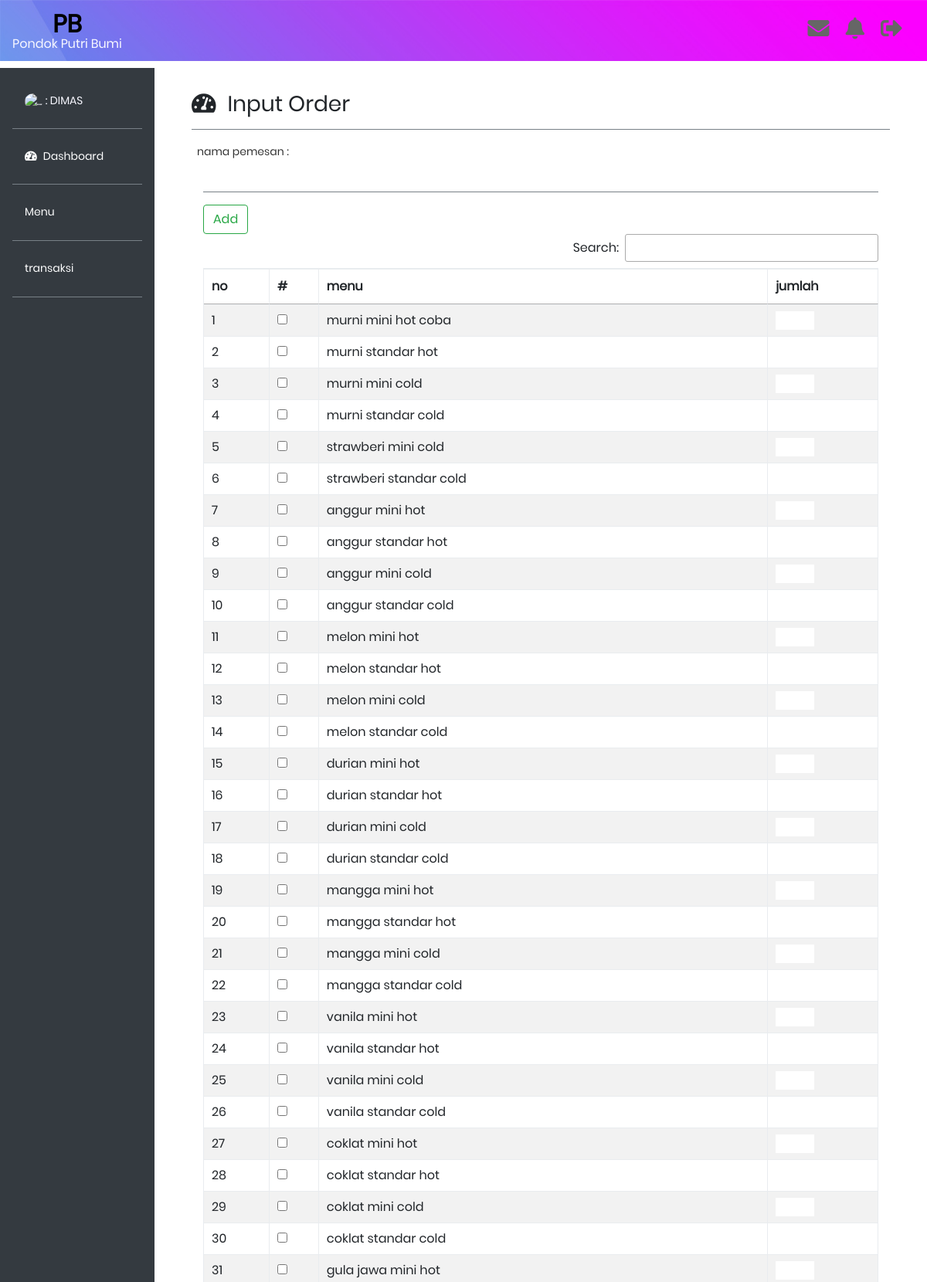
The page /pesanan.php (signed in, upper part) on the database its author committed.
### tables this page shows
CREATE TABLE `users` (
  `id_user` varchar(250) NOT NULL,
  `username` varchar(250) DEFAULT NULL,
  `password` varchar(250) DEFAULT NULL,
  `level` enum('admin','users') DEFAULT NULL
);

CREATE TABLE `menu` (
  `kd_menu` varchar(250) NOT NULL,
  `nama_menu` varchar(250) NOT NULL,
  `kd_jenis_menu` varchar(250) NOT NULL,
  `kd_jenis_produk` varchar(250) NOT NULL,
  `harga` int(11) NOT NULL
);

### pesanan.php (the view, shortened to what this page needs)
<?php
include 'database/koneksidb.php';
if (isset($_SESSION['level'])) {
  if ($_SESSION['username']) {
    $user_login = $_SESSION['username'];
  }
  $sql_user = "SELECT * FROM users WHERE username = '$user_login'";
  $calluser = mysqli_query($conn, $sql_user);
  $data_user = mysqli_fetch_array($calluser);
  $query2 = "SELECT * FROM menu";
  $call2 = mysqli_query($conn, $query2);
  $id = $_GET['id'];
  $nama = "SELECT * FROM pemesan WHERE id_pemesan ='$id'";
  $call12 = mysqli_query($conn, $nama);
?>
  <!doctype html>
  <html lang="en">
  <head>
    <link rel="stylesheet" href="https://maxcdn.bootstrapcdn.com/bootstrap/4.0.0/css/bootstrap.min.css">
    <link rel="stylesheet" type="text/css" href="admin.css">
    <link rel="stylesheet" type="text/css" href="fontawesome-free/css/all.min.css">
    <link rel="stylesheet" type="text/css" media="screen" href="https://cdnjs.cloudflare.com/ajax/libs/twitter-bootstrap/4.5.2/css/bootstrap.css">
    <link rel="stylesheet" type="text/css" href="https://cdn.datatables.net/1.11.3/css/dataTables.bootstrap4.min.css">
    <link rel="stylesheet" type="text/css" href="https://cdn.datatables.net/1.11.3/css/jquery.dataTables.min.css">
    <link rel="stylesheet" type="text/css" href="vendor/bootstrap/css/bootstrap.min.css">
    <link rel="stylesheet" type="text/css" href="fonts/font-awesome-4.7.0/css/font-awesome.min.css">
    <link rel="stylesheet" type="text/css" href="fonts/iconic/css/material-design-iconic-font.min.css">
    <link rel="stylesheet" type="text/css" href="vendor/animate/animate.css">
    <link rel="stylesheet" type="text/css" href="vendor/css-hamburgers/hamburgers.min.css">
    <link rel="stylesheet" type="text/css" href="vendor/animsition/css/animsition.min.css">
    <link rel="stylesheet" type="text/css" href="vendor/select2/select2.min.css">
    <link rel="stylesheet" type="text/css" href="vendor/daterangepicker/daterangepicker.css">
    <link rel="stylesheet" type="text/css" href="css/util.css">
    <link rel="stylesheet" type="text/css" href="css/main.css">
  </head>
  <body>
    <nav class="navbar navbar-expand-lg navbar-light bg-warning fixed-top" style="background-image: url('images/bg-01.jpg');">
      <a class="navbar-brand" href="#">
        <div class="txt1 text-center ">
          <h2 style="color: black;"><strong>PB</strong></h2>
          <h6 style="color: ghostwhite;">Pondok Putri Bumi</h6>
        </div>
      </a>
      <div class="icon ml-4">
        <h5>
          <a href="daftarpesan.php"><i class="fas fa-envelope fa-2x mr-3" data-toggle="tooltip" title="History"></i></a>
          <a href="#"><i class="fas fa-bell fa-2x mr-3" data-toggle="tooltip" title="Notification"></i></a>
          <a href="logout.php"><i class="fas fa-sign-out-alt fa-2x mr-3" data-toggle="tooltip" title="Log Out"></i></a>
        </h5>
      </div>
    </nav>
    <div class="row no-gutters mt-5">
      <div class="col-md-2 bg-dark mt-3 pr-3 pt-4">
        <ul class="nav flex-column ml-3 mb-5">
          <li class="nav-item mr5">
            <a class="nav-link active text-white, txt2" href="#" style="color: ghostwhite;">
              <img src="fgambar/qr.png" alt="..." class="rounded-circle mr5" width="45px" height="45px"> : <?= $data_user['username']; ?></a>
          </li>
          <hr class="bg-secondary">
          <li class="nav-item">
            <a class="nav-link active text-white" href="dashboard.php"><i class="fas fa-tachometer-alt mr-2"></i>Dashboard</a>
            <hr class="bg-secondary">
          </li>
          <li class="nav-item">
            <a class="nav-link text-white" data-toggle="collapse" href="#collapseExample" aria-expanded="false" aria-controls="collapseExample">
              Menu
            </a>
            <hr class="bg-secondary">
          </li>
          <li class="nav-item">
            <a class="nav-link text-white" href="transaksi.php">transaksi</a>
            <hr class="bg-secondary">
          </li>
        </ul>
      </div>
      <div class="col-md-10 p-5 pt-2">
        <h3><i class="fas fa-tachometer-alt mr-2"></i> Input Order</h3>
        <hr class="bg-secondary">
        <?php foreach ($call12 as $show) ?>
        <span class="label-input100">
          <h8><?= "nama pemesan : " . $show['nama_pemesan']; ?></h8>
        </span>
        <div class="container">
          <div class="row">
            <div class="col">
              <form action="" method="post">
                <input type="text" name="id_pemesan" value="<?php echo $show['id_pemesan']; ?>" readonly>
                <hr class="bg-secondary">
                <div>
                  <button class="btn btn-outline-success" type="Submit" name="submit">Add</button>
                </div>
                <table id="example" class="table table-striped table-bordered" style="width: 100%;">
                  <thead>
                    <tr>
                      <th>no</th>
                      <th>#</th>
                      <th>menu</th>
                      <th>jumlah</th>
                    </tr>
                  </thead>
                  <tbody>
                    <?php $k = 1; ?>
                    <?php
                    while ($data = mysqli_fetch_array($call2)) {
                    ?>
                      <tr>
                        <td><?php echo $k++; ?> </td>
                        <td><input type="checkbox" name="kd_menu[]" value="<?php echo $data['kd_menu'] ?>"></td>
                        <td><input type="hidden" name="nama_menu[]" value="<?php echo $data['kd_menu'] ?>"><?php echo $data['nama_menu'] ?></td>
                        <td><input style="width: 50px;" type="number" name="jumlah[]" pattern="[0-9]+"></td>
                      </tr>
                    <?php
                    }
                    ?>
                  </tbody>
                </table>
              </form>
            </div>
          </div>
        </div>
      </div>
  </body>
  </html>
<?php } else {
  header("location: login2.php");
} ?>

### css/main.css (style rules this page uses)
* { margin: 0px; padding: 0px; box-sizing: border-box; }
body, html { height: 100%; font-family: Poppins-Regular, sans-serif; }
a { font-family: Poppins-Regular; font-size: 14px; line-height: 1.7; color: #666666; margin: 0px; transition: all 0.4s; -webkit-transition: all 0.4s; -o-transition: all 0.4s; -moz-transition: all 0.4s; }
h1,h2,h3,h4,h5,h6 { margin: 0px; }
ul, li { margin: 0px; list-style-type: none; }
input { outline: none; border: none; }
button { outline: none !important; border: none; background: transparent; }
.txt1 { font-family: Poppins-Regular; font-size: 14px; line-height: 1.5; color: #666666; }
.txt2 { font-family: Poppins-Regular; font-size: 14px; line-height: 1.5; color: #333333; text-transform: uppercase; }
.label-input100 { font-family: Poppins-Regular; font-size: 14px; color: #333333; line-height: 1.5; padding-left: 7px; }

### rows shown on the page
users: username "DIMAS"
menu: nama_menu "murni mini hot coba"
menu: nama_menu "murni standar hot"
menu: nama_menu "murni mini cold"
menu: nama_menu "murni standar cold"
menu: nama_menu "strawberi mini cold"
menu: nama_menu "strawberi standar cold"
menu: nama_menu "anggur mini hot"
menu: nama_menu "anggur standar hot"
menu: nama_menu "anggur mini cold"
menu: nama_menu "anggur standar cold"
menu: nama_menu "melon mini hot"
menu: nama_menu "melon standar hot"
menu: nama_menu "melon mini cold"
menu: nama_menu "melon standar cold"
menu: nama_menu "durian mini hot"
menu: nama_menu "durian standar hot"
menu: nama_menu "durian mini cold"
menu: nama_menu "durian standar cold"
menu: nama_menu "mangga mini hot"
menu: nama_menu "mangga standar hot"
menu: nama_menu "mangga mini cold"
menu: nama_menu "mangga standar cold"
menu: nama_menu "vanila mini hot"
menu: nama_menu "vanila standar hot"
menu: nama_menu "vanila mini cold"
menu: nama_menu "vanila standar cold"
menu: nama_menu "coklat mini hot"
menu: nama_menu "coklat standar hot"
menu: nama_menu "coklat mini cold"
menu: nama_menu "coklat standar cold"
menu: nama_menu "gula jawa mini hot"
